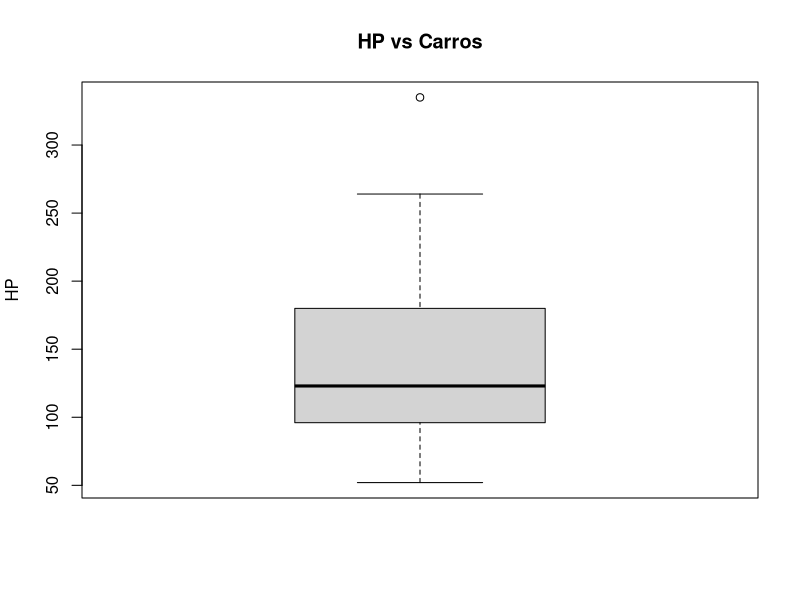

This figure's R source: (Note: this script raises an error after producing the figure.)
################# BOX PLOT

# Primer cuartil: es la línea inferior.
# Segundo cuartil o Mediana: es la línea que se encuentra dentro de la caja.
# Tercer cuartil: es la línea superior.

#Mínimo: la extensión inferior de la caja.
#Máximo: la extensión superior de la caja.

##Boxplots integrados en R

boxplot(mtcars$hp, ylab="HP", main = "HP vs Carros")

##Usando ggplot 
#Error debido a que esto es para visualizar variable categórica vs datos
ggplot(mtcars, aes(x=cyl,y=hp,fill=cyl))+
  geom_boxplot()+
  labs(x="cilindros",y="HP", title = "HP vs Cilindros")
  theme(legend.position = "none") +
  theme(panel.background = element_blank(),panel.grid.major = element_blank(),panel.grid.minor = element_blank())

#Tenemos que visualizarlo como etiquetas los cilindros 
ggplot(mtcars, aes(x=as.factor(cyl),y=hp,fill=cyl))+
    geom_boxplot(alpha=0.6)+ #Después escribir el alfa
    labs(x="cilindros",y="HP", title = "HP vs Cilindros")
    theme(legend.position = "none") +
    theme(panel.background = element_blank(),panel.grid.major = element_blank(),panel.grid.minor = element_blank())
  
#Recordemos que mientras más desviados los datos -> las cajas son más grandes
ggplot(mtcars, aes(x=as.factor(cyl),y=hp,fill=cyl))+
    geom_boxplot(alpha=0.6)+ #Después escribir el alfa
    labs(x="cilindros",y="HP", title = "HP vs Cilindros")
    theme(legend.position = "none") +
    theme(panel.background = element_blank(),panel.grid.major = element_blank(),panel.grid.minor = element_blank())

#  Tener cuidado respecto a que tipo de dato tenemos
ggplot(mtcars, aes(x=as.factor(am),y=mpg,fill=am))+
    geom_boxplot()+ 
    labs(x="Tipo de Caja",y="Millas por galon", title = "Millas-galon vs caja")
    theme(legend.position = "none") +
    theme(panel.background = element_blank(),panel.grid.major = element_blank(),panel.grid.minor = element_blank())

#Al final checar barplot 
barplot(mtcars$mpg,ylab="Frecuencia en los carros", main="Diagrama de barras")    

#Póligono de frecuencia -> Gráficas de puntos
dotchart(mtcars$mpg, labels = mtcars$model, main="Poligono de frecuencia")

#Gráfica de pastel 
pie(mtcars$mpg,  col= rainbow(40),main = "Gráfica de pastel")
  




    
    
    
    
    
    
    
    
    
    
    





